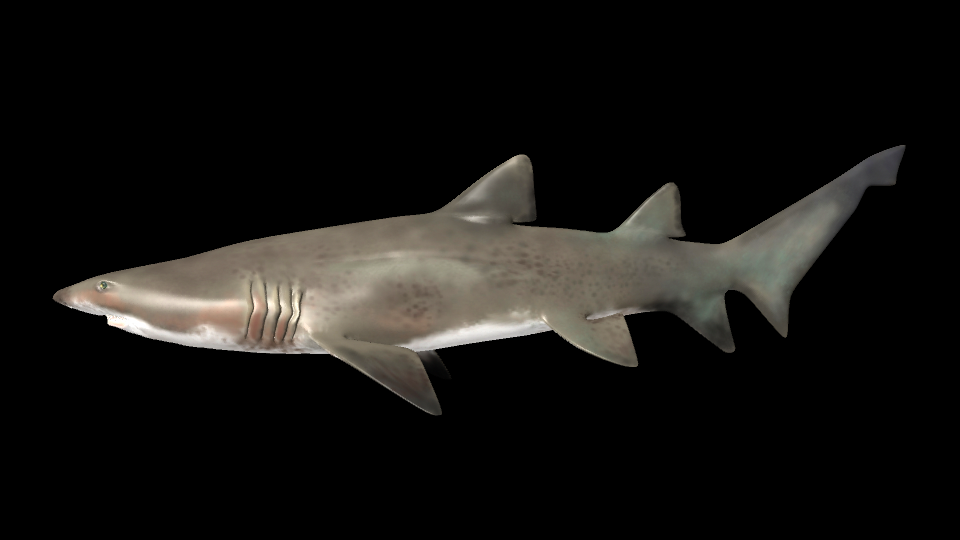
#> input picture Models/SharkSide/12960_Shark_v2_L1.0001.png, 960 x 540 px; its folder holds 4 pictures in this run; the run also reads 2 pictures not shown here
$ python speciesInterpolate_Shark.py
#> lines starting #> are read from the running program, lines starting #| are printed output that depends on the picture
import cv2
import os
import numpy as np
from tqdm import tqdm
import random
# Directory where the shark images are stored
shark_dir = "../Models/SharkSide/"
folder_name = os.path.basename(shark_dir.rstrip('/'))
# Determine shark position based on folder name
if "Side" in folder_name:
    shark_pos = (150, 290)  # Example position for the side view
elif "Deck" in folder_name:
    shark_pos = (300, 400)  # Example position for the deck view
else:
    shark_pos = (300, 570)  # Default position if no specific view is specified
# Load all shark images by sorting the filenames then loading the images
shark_files = sorted([file for file in os.listdir(shark_dir) if file.endswith('.png')])
shark_images = [cv2.imread(os.path.join(shark_dir, file), cv2.IMREAD_UNCHANGED) for file in shark_files]
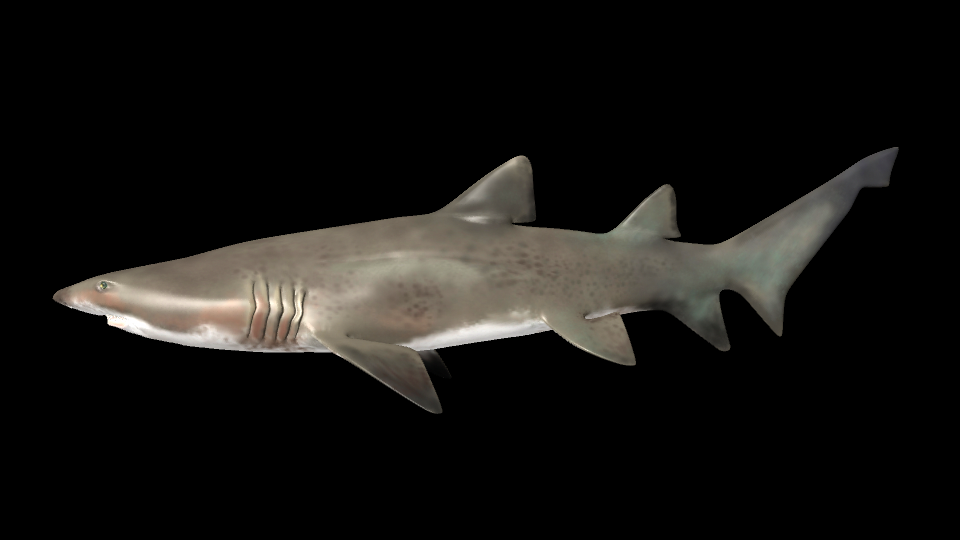
#> input picture Models/SharkSide/12960_Shark_v2_L1.0003.png, 960 x 540 px
# Filter out any None images in case there was an issue loading any of them
shark_images = [img for img in shark_images if img is not None]
#> shark_images = 4 items
# Define a fixed size for the shark images (adjust as needed)
fixed_shark_width = 700  # Desired width of the shark image
fixed_shark_height = 700  # Desired height of the shark image
# Resize all shark images to the fixed size
shark_images_resized = []
for img in shark_images:
    if img is not None:
        resized_img = cv2.resize(img, (fixed_shark_width, fixed_shark_height), interpolation=cv2.INTER_AREA)
        shark_images_resized.append(resized_img)
#> this loop made 4 passes
#> pass 1, `resized_img = cv2.resize(img, (fixed_shark_width, fixed_shark_height),..`:
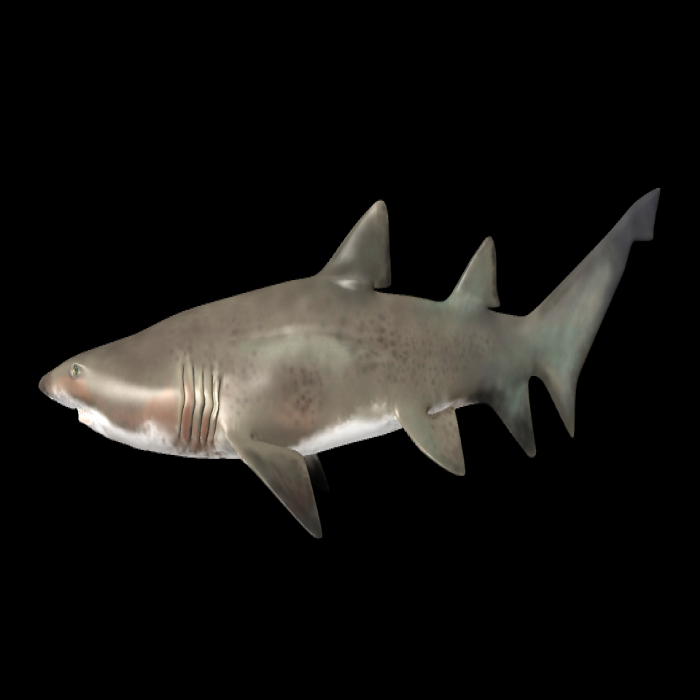
#> resized_img: shape (700, 700, 4); mean B, G, R, A 18.4, 20.6, 22, 44.6
#> after the loop, shark_images_resized = 4 items
# Create a looping sequence: forward + reverse
shark_images_extended = shark_images_resized + shark_images_resized[::-1]  # Add the reverse sequence for smooth looping
#> shark_images_extended = 8 items
# Function to rotate an image by a given angle
def rotate_image(image, angle):
    h, w = image.shape[:2]
    center = (w // 2, h // 2)
    rotation_matrix = cv2.getRotationMatrix2D(center, angle, 1.0)
    rotated_image = cv2.warpAffine(image, rotation_matrix, (w, h), flags=cv2.INTER_LINEAR, borderMode=cv2.BORDER_REFLECT_101)
    return rotated_image
# Extract video frames
video_path = '../Videos/Blanks/day_brancol_cam1_20240105-203500_768px0fps700k.mp4'
#> (the run stopped early here; a loop or call above may not have finished)
